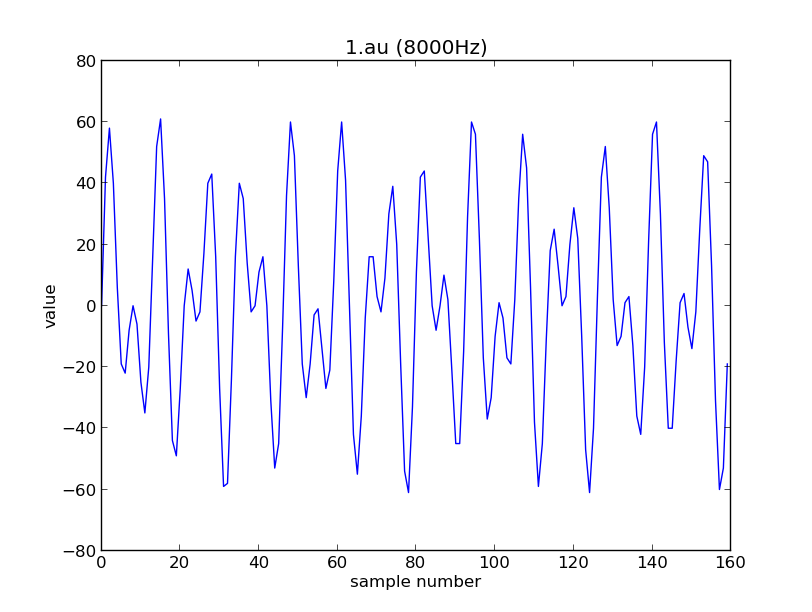

Reproduce this figure in Python.
"""Plot the waveform of the signal in the specified AU file."""

import matplotlib.pyplot as plt
import sys
from struct import unpack, calcsize

def read_au(fname):
    """Read the AU file.  Return the sampling rate and samples in a list."""
    fin = open(fname, "rb")
    payload = fin.read()

    assert payload[:4] == ".snd"
    header_len = calcsize(">5L")
    _, nsamples, encoding, sample_rate, _ = unpack(">5L", payload[4:4+header_len])
    samples = unpack("%db" % nsamples, payload[4+header_len:])
    return sample_rate, samples

if __name__ == "__main__":
    sample_rate, samples = read_au(sys.argv[1])
    plt.title("%s (%dHz)" % (sys.argv[1], sample_rate))
    plt.plot(range(len(samples)), samples)
    plt.xlabel("sample number")
    plt.ylabel("value")
    plt.show()
